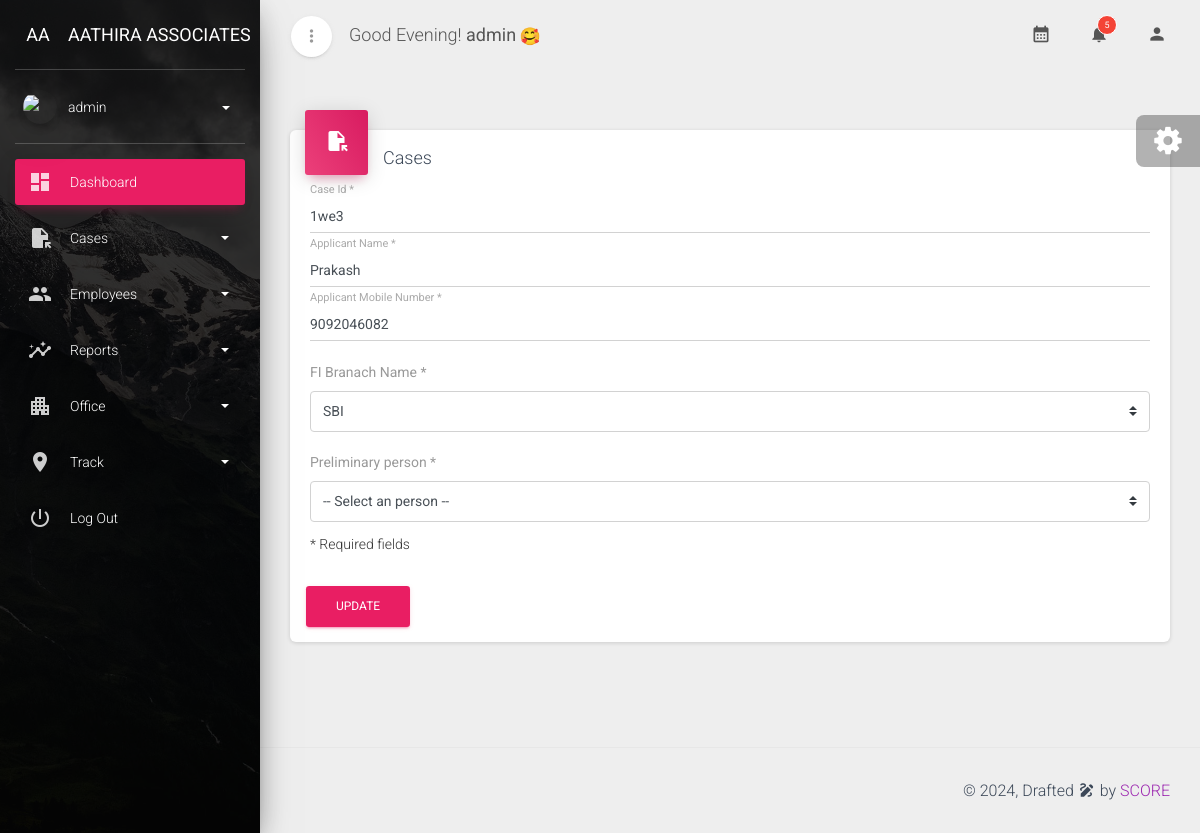
The page /updatecases/3 (signed in) on the database its author committed.
### pma/models.py (models this page shows, shortened)
class Cases(models.Model):
    caseid=models.CharField(max_length=25)
    applicantname=models.CharField(max_length=100)
    finame=models.ForeignKey(FIbranch,on_delete=models.CASCADE)
    applicant_mobile_number=models.PositiveBigIntegerField()
    created_at = models.DateTimeField(default=datetime.now())
    is_active = models.BooleanField(default=True)

class FIbranch(models.Model):
    finame=models.CharField(max_length=25)
    location = models.CharField(max_length=100)
    is_active =models.BooleanField(default=True)

### pma/views.py (the view, shortened to what this page needs)
# urls.py: path('updatecases/<int:id>',views.updatecases,name='updatecases'),
def updatecases(request,id):
    fibl=FIbranch.objects.filter(is_active=True)
    obj = get_object_or_404(Cases,id=id)
    return render(request,'manager/updatecases.html',{'obj':obj,'fibl':fibl})

### pma/context_processors.py (called while the page is built)
def greetings(request):
    if 5 <= current_hour < 12:
        greeting = "Good Morning!"
    elif 12 <= current_hour < 17:
        greeting = "Good Afternoon!"
    elif 17 <= current_hour < 21:
        greeting = "Good Evening!"
    else:
        greeting = "Good Night!"
    return {'greeting': greeting,'c_h':current_hour}

### pma/templates/Manager/updatecases.html (shortened to what this page needs)
{% extends 'manager/base.html' %}
{% load static %}
{% block content %}
<div class="content">
    <div class="container-fluid">
      <div class="row">
        <div class="col-md-12">
          <form id="RegisterValidation" method="POST">
            <div class="card ">
              <div class="card-header card-header-rose card-header-icon">
                <div class="card-icon">
                  <i class="material-icons">file_open</i>
                </div>
                <h4 class="card-title">Cases</h4>
              </div>
              <div class="card-body ">
                <div class="form-group">
                  <label for="caseid" class="bmd-label-floating"> Case Id *</label>
                  <input type="text" class="form-control" id="caseid" value={{obj.caseid}} name='caseid' equired="true">
                </div>
                <div class="form-group">
                  <label for="applicantname" class="bmd-label-floating"> Applicant Name *</label>
                  <input type="text" class="form-control" id="applicantname" value={{obj.applicantname}} name="applicantname" required="true">
                </div>
                <div class="form-group">
                    <label for="mobilenumber" class="bmd-label-floating"> Applicant Mobile Number *</label>
                    <input type="number" class="form-control" id="mobilenumber" value={{obj.applicant_mobile_number}} name="mobilenumber" required="true">
                  </div>
                  <div class="form-group">
                    <label for="fibranchname" class="bmd-label-floating"> FI Branach Name *</label>
                    <select class="custom-select" id="item" name="finame">
                        {% for i in fibl %}
                            <option value={{i.id}} {% if i.id == obj.finame.id %}selected{% endif %}>
                                {{i.finame}}
                            </option>
                        {% endfor %}
                    </select>
                  </div>
                  <div class="form-group">
                    <label for="employeename" class="bmd-label-floating"> Preliminary person * </label>
                    <select class="custom-select" data-style="select-with-transition" id="employeename" name="employeename">
                        <option disabled selected value> -- Select an person -- </option>
                    </select>
                  </div>
                <div class="category form-category">* Required fields</div>
              </div>
              <div class="card-footer text-right">
                <button type="submit" class="btn btn-rose">Update</button>
              </div>
            </div>
          </form>
        </div>
      </div>
    </div>
  </div>
  {% endblock %}

### pma/templates/Manager/base.html (shortened to what this page needs)
{% load static %}
<!DOCTYPE html>
<html lang="en">
<head>
  <link rel="stylesheet" href="https://maxcdn.bootstrapcdn.com/font-awesome/latest/css/font-awesome.min.css">
  <link href="{% static 'assets/css/material-dashboard.min.css' %}" rel="stylesheet" />
  <link href="{% static 'assets/demo/demo.css' %}" rel="stylesheet" />
</head>
<body class="">
  <div class="wrapper ">
    <div class="sidebar" data-color="rose" data-background-color="black" data-image="{% static 'assets/img/sidebar-1.jpg' %}">
      <div class="logo">
        <a href="http://www.creative-tim.com" class="simple-text logo-mini">
          AA
        </a>
        <a href="http://www.creative-tim.com" class="simple-text logo-normal">
          Aathira Associates
        </a>
      </div>
      <div class="sidebar-wrapper">
        <div class="user">
          <div class="photo">
            <img src="{% static 'assets/img/faces/user.png' %}" />
          </div>
          <div class="user-info">
            <a data-toggle="collapse" href="#collapseExample" class="username">
              <span>
                {{user}}
                <b class="caret"></b>
              </span>
            </a>
          </div>
        </div>
        <ul class="nav">
          <li class="nav-item active ">
            <a class="nav-link" href="/">
              <i class="material-icons">dashboard</i>
              <p> Dashboard </p>
            </a>
          </li>
          <li class="nav-item ">
            <a class="nav-link" data-toggle="collapse" href="#pagesExamples">
              <i class="material-icons">file_open</i>
              <p> Cases
                <b class="caret"></b>
              </p>
            </a>
          </li>
          <li class="nav-item ">
            <a class="nav-link" data-toggle="collapse" href="#componentsExamples">
              <i class="material-icons">group</i>
              <p> Employees
                <b class="caret"></b>
              </p>
            </a>
          </li>
          <li class="nav-item ">
            <a class="nav-link" data-toggle="collapse" href="#formsExamples">
              <i class="material-icons">insights</i>
              <p> Reports
                <b class="caret"></b>
              </p>
            </a>
          </li>
          <li class="nav-item ">
            <a class="nav-link" data-toggle="collapse" href="#tablesExamples">
              <i class="material-icons">apartment</i>
              <p> Office
                <b class="caret"></b>
              </p>
            </a>
          </li>
          <li class="nav-item ">
            <a class="nav-link" data-toggle="collapse" href="#mapsExamples">
              <i class="material-icons">place</i>
              <p> Track
                <b class="caret"></b>
              </p>
            </a>
          </li>
          <li class="nav-item ">
            <a class="nav-link" href="/logout">
              <i class="material-icons">power_settings_new</i>
              <p> Log out </p>
            </a>
          </li>
        </ul>
      </div>
    </div>
    <div class="main-panel">
      <nav class="navbar navbar-expand-lg navbar-transparent navbar-absolute fixed-top ">
        <div class="container-fluid">
          <div class="navbar-wrapper">
            <div class="navbar-minimize">
              <button id="minimizeSidebar" class="btn btn-just-icon btn-white btn-fab btn-round">
                <i class="material-icons text_align-center visible-on-sidebar-regular">more_vert</i>
              </button>
            </div>
            <a class="navbar-brand">
              {{greeting}}
              <b>{{user}}</b>
              {% if 5 <= c_h and 21 > c_h %}
              <img style="height: 20px;width: 20px;" src="{% static 'assets/img/gm.gif' %}" />
              {% else %}
              <img style="height: 20px;width: 20px;" src="{% static 'assets/img/gn.gif' %}" />
              {% endif %}
            </a>
          </div>
          <div class="collapse navbar-collapse justify-content-end">
            <ul class="navbar-nav">
              <li class="nav-item">
                <a class="nav-link">
                  <i class="material-icons">calendar_month</i>
                </a>
              </li>
              <li class="nav-item dropdown">
                <a class="nav-link" href="http://example.com" id="navbarDropdownMenuLink" data-toggle="dropdown" aria-haspopup="true" aria-expanded="false">
                  <i class="material-icons">notifications</i>
                  <span class="notification">5</span>
                </a>
              </li>
              <li class="nav-item dropdown">
                <a class="nav-link" href="#pablo" id="navbarDropdownProfile" data-toggle="dropdown" aria-haspopup="true" aria-expanded="false">
                  <i class="material-icons">person</i>
                </a>
              </li>
            </ul>
          </div>
        </div>
      </nav>
      {% block content %}
      {% endblock %}
                  <footer class="footer">
                    <div class="container-fluid">
                      <div class="copyright float-right">
                        &copy;
                        , Drafted <i class="material-icons">draw</i> by
                        <a href="" target="_blank">SCORE</a>
                      </div>
                    </div>
                  </footer>
                </div>
              </div>
              <div class="fixed-plugin">
                <div class="dropdown show-dropdown">
                  <a href="#" data-toggle="dropdown">
                    <i class="fa fa-cog fa-2x"> </i>
                  </a>
                </div>
              </div>
</body>
</html>

### rows shown on the page
Cases: caseid "1we3", applicantname "Prakash", mobilenumber "9092046082", finame "SBI"

### other values the page prints
{{ user }} "admin"
{{ greeting }} "Good Evening!"
